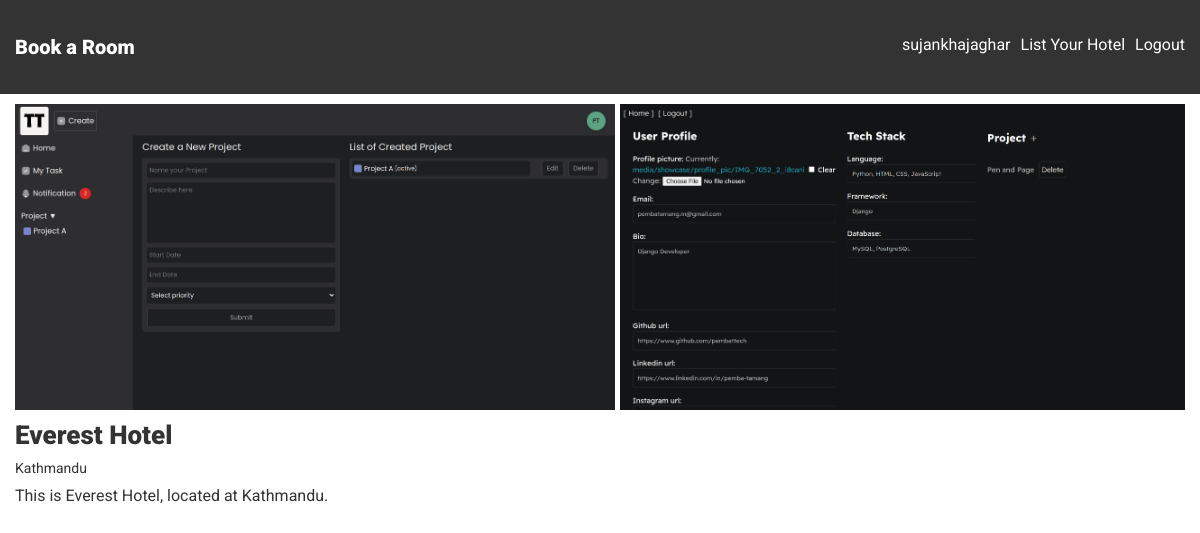
Page /hotel/hotel-detail/roanna-fisher (signed in) on the committed database.
### user/models.py (models this page shows, shortened)
class CustomUser(AbstractUser):
    is_corporate = models.BooleanField(default=False)

### hotel/models.py (models this page shows, shortened)
class Hotel(models.Model):
    hotelier = models.ForeignKey(
        settings.AUTH_USER_MODEL, on_delete=models.SET_NULL, null=True
    )
    name = models.CharField(max_length=255)
    address = models.CharField(max_length=255)
    description = models.TextField(null=True)
    price = models.DecimalField(max_digits=10, decimal_places=2, null=True)
    slug = models.SlugField(max_length=255, null=True, blank=True)

### hotel/views.py (the view)
# urls.py: path('hotel-detail/<slug>', hotel_detail, name = 'hotel_detail'),
def hotel_detail(request, slug):
    hotel = get_object_or_404(Hotel, slug=slug)
    hotelimage_instance = HotelImage.objects.filter(hotel__slug = slug)
    image_urls = [image.hotel_images for image in hotelimage_instance]
    print(image_urls)
    if request.method == "POST":
        reservation_form = ReservationForm(request.POST)
        if reservation_form.is_valid():
            total_cost = request.session.get(f'total_cost_{request.user.username}_{slug}', 0)
            print(total_cost)
            request.session.pop('total_cost', None)
    else:
        reservation_form = ReservationForm()
    context = {"hotel": hotel, "reservation_form": reservation_form, 'image_urls': image_urls}
    return render(request, "hotel/hotel_detail.html", context)

### hotel/templates/hotel/hotel_detail.html (shortened to what this page needs)
{% extends "base.html" %}
{% block content %}
<div class="hotel-detail-wrapper">
    <div class="hotel-pics">
        {% for img_url in image_urls %}
        <img src="{{ img_url.url }}" alt="{{ hotel.name }}">
        {% endfor %}
    </div>
    <div class="div-flex">
        <div class="hotel-detail">
            <p class="heading">
                {{ hotel.name }}
            </p>
            <p class="hotel-info">
                {{ hotel.address }}
            <p class="hotel-info description">
                {{ hotel.description }}
            </p>
        </div>
    </div>
</div>
{% endblock content %}

### templates/nav.html
<div class="navigation position-sticky">
    <div class="nav-left-side">
        <a href="{% url 'base:home' %}" class="app-link heading">Book a Room</a>
    </div>
    <div class="nav-right-side" style="display: flex; gap:10px;">
        {% if request.user.is_authenticated %}
            {% if request.user.is_corporate %}
                <a href="{% url 'hotel:dashboard' %}">{{ request.user.username }}</a>
                <a href="{% url 'hotel:list_hotel' %}">List Your Hotel</a>
            {% else %}
                <a href="{% url 'user:dashboard' %}">{{ request.user.username }}</a>
            {% endif %}
            <a href="{% url 'base:logout_user' %}">Logout</a>
        {% else %}
            <a href="{% url 'base:login_user' %}">Login</a>
            <a href="{% url 'base:register_user' %}">Register</a>
        {% endif %}
    </div>
</div>

### static/css/styles.css (style rules this page uses)
* { font-family: 'Roboto', sans-serif; color: #333; }
body { margin: 0; padding: 0; }
p { margin: 10px 0; }
a { text-decoration: none; }
.div-flex { display: flex; gap: 20px; }
.position-sticky { position: sticky; top: 0; }
.heading { font-size: 20px; font-weight: 900; }
.navigation { background-color: #333; color: #fff; display: flex; flex-direction: row; justify-content: space-between; padding: 35px 15px; }
.navigation a { color: #fff; }
.hotel-info { font-size: 14px; font-weight: 400; }
.hotel-info.description { font-size: 16px; }
.hotel-detail-wrapper .hotel-pics img { width: 600px; }
.hotel-detail-wrapper .hotel-pics { display: flex; overflow-x: auto; gap: 5px; }
.hotel-detail-wrapper .heading { font-size: 26px; }
.hotel-detail-wrapper .hotel-detail { flex: 2; }

### rows in the picture
CustomUser: user.username "sujankhajaghar"
Hotel: name "Everest Hotel", address "Kathmandu", description "This is Everest Hotel, located at Kathmandu."
